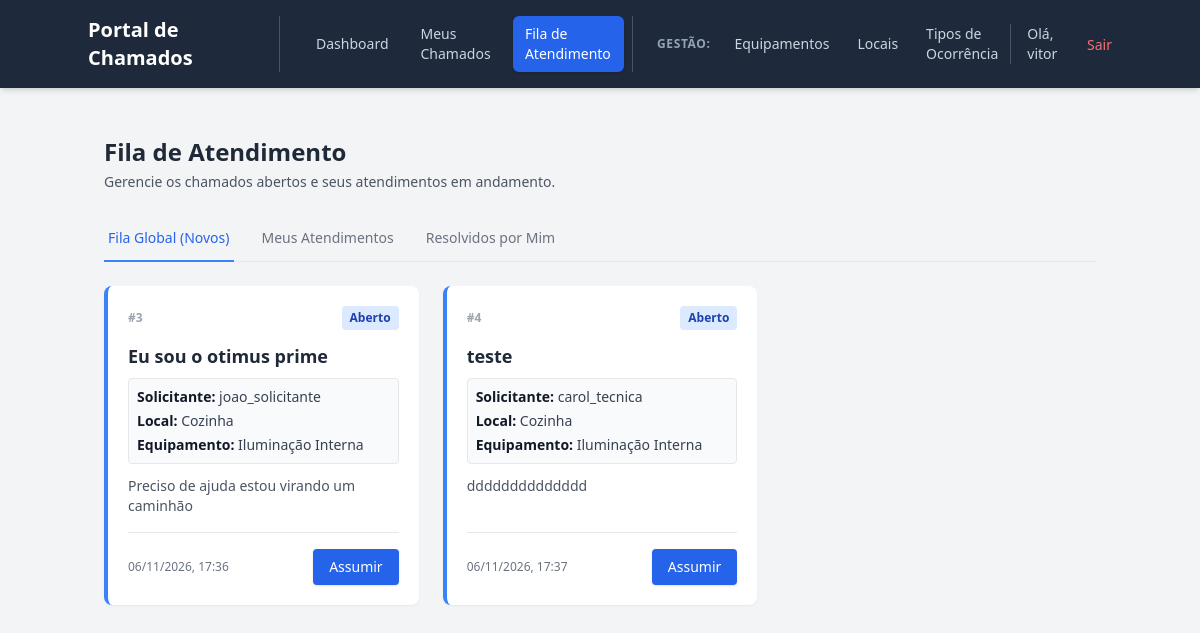
The app's page /chamados/fila/ (signed in), older data.
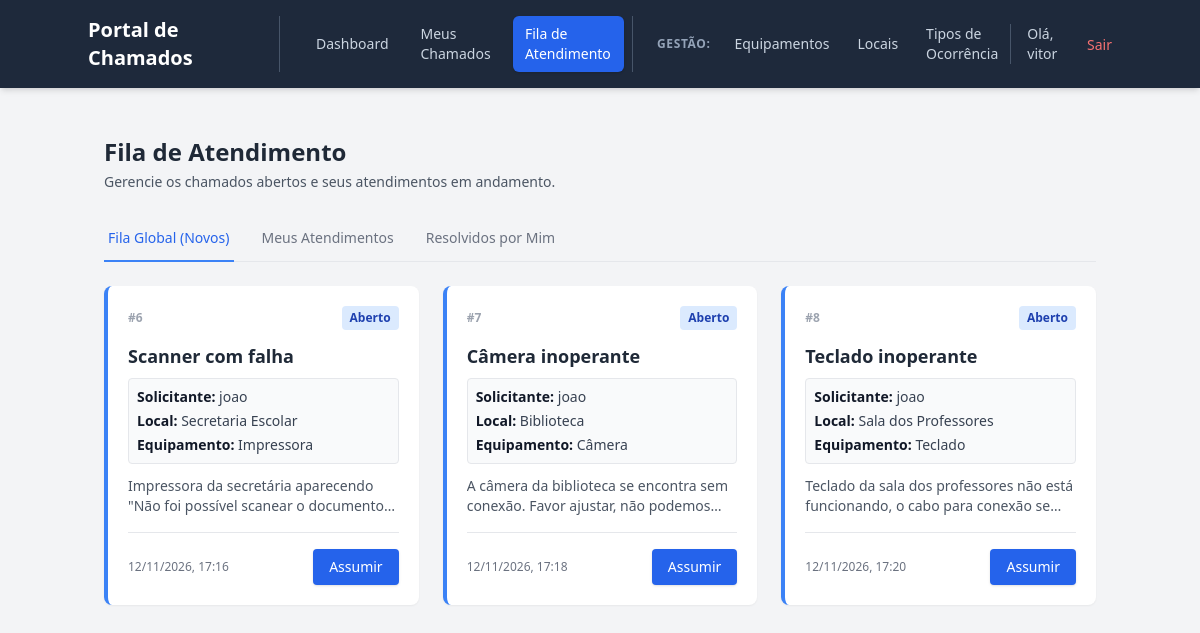
The same page, newer data.
### chamados/models.py (models this page shows, shortened)
class Chamado(models.Model):
  ESTADO_CHOICES = [
      ('ABERTO', 'Aberto'),
      ('EM_ANDAMENTO', 'Em Andamento'),
      ('CONCLUIDO', 'Concluído'),
      ('CANCELADO', 'Cancelado'),
  ]
  titulo = models.CharField(max_length=150, verbose_name='Título do Chamado')
  data_abertura = models.DateTimeField(
      auto_now_add=True, verbose_name='Data de Abertura'
  )
  descricao_problema = models.TextField(
      verbose_name='Descrição Detalhada do Problema'
  )
  solicitante = models.ForeignKey(
      User,
      on_delete=models.CASCADE,
      related_name='chamados_solicitados',
      verbose_name='Solicitante',
  )
  responsavel = models.ForeignKey(
      User,
      on_delete=models.SET_NULL,
      null=True,
      blank=True,
      related_name='chamados_atendidos',
      verbose_name='Técnico Responsável',
  )
  local = models.ForeignKey(
      Local, on_delete=models.CASCADE, verbose_name='Local da Ocorrência'
  )
  equipamento = models.ForeignKey(
      Equipamento,
      on_delete=models.PROTECT,
      verbose_name='Equipamento Envolvido',
  )
  tipo_ocorrencia = models.ForeignKey(
      TipoOcorrencia, on_delete=models.CASCADE, verbose_name='Tipo de Ocorrência'
  )
  inicio_atendimento = models.DateTimeField(
      null=True, blank=True, verbose_name='Início do Atendimento'
  )
  fim_atendimento = models.DateTimeField(
      null=True, blank=True, verbose_name='Fim do Atendimento'
  )
  descricao_solucao = models.TextField(
      null=True, blank=True, verbose_name='Descrição da Solução'
  )
  estado = models.CharField(
      max_length=20, choices=ESTADO_CHOICES, default='ABERTO', verbose_name='Status'
  )

class Local(models.Model):
  descricao = models.CharField(
      max_length=100, verbose_name='Local / Sala / Setor Físico'
  )
  def __str__(self):
    return self.descricao

class Equipamento(models.Model):
  descricao = models.CharField(
      max_length=100, verbose_name='Descrição do Equipamento/Ativo'
  )
  def __str__(self):
    return self.descricao

### chamados/views.py (the view)
# urls.py: path('fila/', views.fila_chamados_tecnico, name='fila_chamados_tecnico'),
@login_required
@user_passes_test(checa_se_tecnico_ou_noc, login_url='lista_chamados_solicitante')
def fila_chamados_tecnico(request):
    aba = request.GET.get('aba', 'abertos')
    is_noc = request.user.perfilusuario.is_noc
    if aba == 'meus':
        if is_noc:
            chamados = Chamado.objects.filter(estado='EM_ANDAMENTO').order_by('data_abertura')
        else:
            chamados = Chamado.objects.filter(estado='EM_ANDAMENTO', responsavel=request.user).order_by('data_abertura')
    elif aba == 'concluidos':
        if is_noc:
            chamados = Chamado.objects.filter(estado='CONCLUIDO').order_by('-fim_atendimento')
        else:
            chamados = Chamado.objects.filter(estado='CONCLUIDO', responsavel=request.user).order_by('-fim_atendimento')
    else:
        chamados = Chamado.objects.filter(estado='ABERTO').order_by('data_abertura')
    return render(request, 'chamados/tecnico/fila.html', {'chamados': chamados, 'aba': aba, 'is_noc': is_noc})

### chamados/views.py (called while the page is built)
def checa_se_tecnico_ou_noc(user):
    try:
        if not user.is_authenticated:
            return False
        perfil = user.perfilusuario
        return perfil.is_tecnico or perfil.is_noc
    except ObjectDoesNotExist:
        return False

### chamados/templates/chamados/tecnico/fila.html
{% extends "chamados/base.html" %}
{% block content %}
<div class="mb-6">
    <h2 class="text-2xl font-semibold text-gray-800">Fila de Atendimento</h2>
    <p class="text-gray-600 text-sm mt-1">Gerencie os chamados abertos e seus atendimentos em andamento.</p>
</div>
<div class="border-b border-gray-200 mb-6">
    <nav class="-mb-px flex space-x-6">
        <a href="?aba=abertos" class="whitespace-nowrap py-3 px-1 border-b-2 font-medium text-sm transition-colors
            {% if aba == 'abertos' %} border-blue-500 text-blue-600 {% else %} border-transparent text-gray-500 hover:text-gray-700 hover:border-gray-300 {% endif %}">
            Fila Global (Novos)
        </a>
        <a href="?aba=meus" class="whitespace-nowrap py-3 px-1 border-b-2 font-medium text-sm transition-colors
            {% if aba == 'meus' %} border-yellow-500 text-yellow-600 {% else %} border-transparent text-gray-500 hover:text-gray-700 hover:border-gray-300 {% endif %}">
            Meus Atendimentos
        </a>
        <a href="?aba=concluidos" class="whitespace-nowrap py-3 px-1 border-b-2 font-medium text-sm transition-colors
            {% if aba == 'concluidos' %} border-green-500 text-green-600 {% else %} border-transparent text-gray-500 hover:text-gray-700 hover:border-gray-300 {% endif %}">
            Resolvidos por Mim
        </a>
    </nav>
</div>
<div class="grid grid-cols-1 md:grid-cols-2 lg:grid-cols-3 gap-6">
    {% for chamado in chamados %}
    <div class="bg-white p-5 rounded-lg shadow-sm border-l-4 flex flex-col h-full
        {% if chamado.estado == 'EM_ANDAMENTO' %} border-yellow-500
        {% else %} border-blue-500 {% endif %}">
        <div class="flex justify-between items-center mb-3">
            <span class="text-xs font-bold text-gray-400">#{{ chamado.id }}</span>
            <span class="text-xs font-semibold px-2 py-1 rounded
                {% if chamado.estado == 'EM_ANDAMENTO' %} bg-yellow-100 text-yellow-800
                {% else %} bg-blue-100 text-blue-800 {% endif %}">
                {{ chamado.get_estado_display }}
            </span>
        </div>
        <h3 class="text-lg font-bold text-gray-800 mb-2">{{ chamado.titulo }}</h3>
        <div class="text-sm text-gray-700 space-y-1 mb-3 bg-gray-50 p-2 rounded border">
            <p><span class="font-semibold text-gray-900">Solicitante:</span> {{ chamado.solicitante.username }}</p>
            <p><span class="font-semibold text-gray-900">Local:</span> {{ chamado.local }}</p>
            <p><span class="font-semibold text-gray-900">Equipamento:</span> {{ chamado.equipamento }}</p>
        </div>
        <p class="text-sm text-gray-600 mb-4 line-clamp-2 flex-grow">{{ chamado.descricao_problema }}</p>
        <div class="mt-auto pt-4 border-t flex justify-between items-center">
            <div class="text-xs text-gray-500 font-medium">
                {{ chamado.data_abertura|date:"d/m/Y, H:i" }}
            </div>
            {% if chamado.estado == 'ABERTO' %}
            <a href="{% url 'assumir_chamado' chamado.id %}" class="bg-blue-600 hover:bg-blue-700 text-white text-sm font-medium px-4 py-2 rounded shadow transition-colors">
                Assumir
            </a>
            {% elif chamado.estado == 'EM_ANDAMENTO' %}
            <a href="{% url 'resolver_chamado' chamado.id %}" class="bg-yellow-500 hover:bg-yellow-600 text-white text-sm font-medium px-4 py-2 rounded shadow transition-colors">
                Resolver
            </a>
            {% endif %}
        </div>
    </div>
    {% empty %}
    <div class="col-span-full bg-white p-8 rounded-lg shadow-sm text-center border-t-4 border-gray-300">
        <p class="text-gray-500">Nenhum chamado pendente na fila no momento.</p>
    </div>
    {% endfor %}
</div>
{% endblock %}

### chamados/templates/chamados/base.html (shortened to what this page needs)
<!DOCTYPE html>
<html lang="pt-br">
<head>
    <script src="https://cdn.tailwindcss.com"></script>
</head>
<body class="bg-gray-100 min-h-screen flex flex-col">
    <nav class="bg-slate-800 text-white p-4 shadow-md">
        <div class="container mx-auto flex justify-between items-center">
            <div class="flex items-center space-x-6">
                <h1 class="text-xl font-bold border-r border-slate-600 pr-6">Portal de Chamados</h1>
                <div class="flex items-center space-x-2">
                    {% if request.user.perfilusuario.is_noc %}
                    <a href="{% url 'dashboard_noc' %}"
                        class="{% if 'dashboard' in request.resolver_match.url_name %}bg-blue-600 text-white shadow{% else %}text-slate-300 hover:text-white hover:bg-slate-700{% endif %} px-3 py-2 rounded-md text-sm font-medium transition-colors">
                        Dashboard
                    </a>
                    {% endif %}
                    <a href="{% url 'lista_chamados_solicitante' %}"
                       class="{% if request.resolver_match.url_name == 'lista_chamados_solicitante' %}bg-blue-600 text-white shadow{% else %}text-slate-300 hover:text-white hover:bg-slate-700{% endif %} px-3 py-2 rounded-md text-sm font-medium transition-colors">
                        Meus Chamados
                    </a>
                    {% if request.user.perfilusuario.is_tecnico or request.user.perfilusuario.is_noc %}
                    <a href="{% url 'fila_chamados_tecnico' %}"
                       class="{% if request.resolver_match.url_name == 'fila_chamados_tecnico' %}bg-blue-600 text-white shadow{% else %}text-slate-300 hover:text-white hover:bg-slate-700{% endif %} px-3 py-2 rounded-md text-sm font-medium transition-colors">
                        Fila de Atendimento
                    </a>
                    {% endif %}
                    {% if request.user.perfilusuario.is_noc %}
                    <div class="flex items-center space-x-1 border-l border-slate-600 pl-4 ml-2">
                        <span class="text-xs text-slate-400 uppercase font-bold px-2 tracking-wider">Gestão:</span>
                        <a href="{% url 'lista_equipamentos' %}" class="{% if 'equipamentos' in request.resolver_match.url_name %}bg-blue-600 text-white shadow{% else %}text-slate-300 hover:text-white hover:bg-slate-700{% endif %} px-3 py-2 rounded-md text-sm font-medium transition-colors">Equipamentos</a>
                        <a href="{% url 'lista_locais' %}" class="{% if 'locais' in request.resolver_match.url_name %}bg-blue-600 text-white shadow{% else %}text-slate-300 hover:text-white hover:bg-slate-700{% endif %} px-3 py-2 rounded-md text-sm font-medium transition-colors">Locais</a>
                        <a href="{% url 'lista_tipos' %}" class="{% if 'tipos' in request.resolver_match.url_name %}bg-blue-600 text-white shadow{% else %}text-slate-300 hover:text-white hover:bg-slate-700{% endif %} px-3 py-2 rounded-md text-sm font-medium transition-colors">Tipos de Ocorrência</a>
                    </div>
                    {% endif %}
                </div>
            </div>
            <div class="flex items-center space-x-4 border-l border-slate-600 pl-4">
               <span class="text-sm font-medium text-slate-300">Olá, {{ request.user.username }}</span>
                <form action="{% url 'logout' %}" method="post" class="inline">
                    <button type="submit" class="text-sm text-red-400 hover:text-red-300 font-medium transition-colors">
                        Sair
                    </button>
                </form>
            </div>
        </div>
    </nav>
    <main class="container mx-auto mt-8 p-4 flex-grow">
        {% block content %}
        {% endblock %}
    </main>
</body>
</html>

Row changes from the older to the newer data that the page shows:
removed Chamado: id "3", estado "Aberto", titulo "Eu sou o otimus prime", solicitante.username "joao_solicitante", local "Cozinha", equipamento "Iluminação Interna", descricao_problema "Preciso de ajuda estou virando um caminhão", data_abertura "06/11/2026, 17:36", shows "Assumir"
removed Chamado: id "4", estado "Aberto", titulo "teste", solicitante.username "carol_tecnica", local "Cozinha", equipamento "Iluminação Interna", descricao_problema "dddddddddddddd", data_abertura "06/11/2026, 17:37", shows "Assumir"
added Chamado: id "6", estado "Aberto", titulo "Scanner com falha", solicitante.username "joao", local "Secretaria Escolar", equipamento "Impressora", descricao_problema "Impressora da secretária aparecendo \"Não foi possível scanear o…", data_abertura "12/11/2026, 17:16", shows "Assumir"
added Chamado: id "7", estado "Aberto", titulo "Câmera inoperante", solicitante.username "joao", local "Biblioteca", equipamento "Câmera", descricao_problema "A câmera da biblioteca se encontra sem conexão. Favor ajustar, não…", data_abertura "12/11/2026, 17:18", shows "Assumir"
added Chamado: id "8", estado "Aberto", titulo "Teclado inoperante", solicitante.username "joao", local "Sala dos Professores", equipamento "Teclado", descricao_problema "Teclado da sala dos professores não está funcionando, o cabo para conexão…", data_abertura "12/11/2026, 17:20", shows "Assumir"
